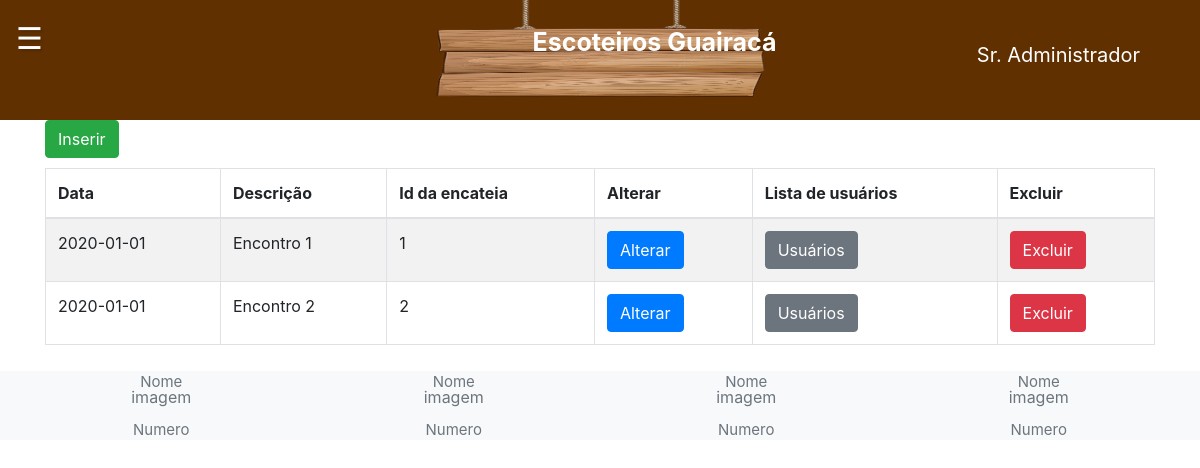
/app/controller/EncontroController.php?action=list (signed in), run on the app's committed database.
### tables this page shows
CREATE TABLE tb_encontros(
  id_encontro int AUTO_INCREMENT,
  id_alcateia int NOT NULL,
  data DATE NOT NULL,
  descricao TEXT(255) NOT NULL,
  PRIMARY KEY (id_encontro),
  FOREIGN KEY (id_alcateia) REFERENCES tb_alcateias (id_alcateia)
);

### app/controller/EncontroController.php (called while the page is built, shortened)
<?php
require_once(__DIR__ . "/../dao/EncontroDAO.php");
require_once(__DIR__ . "/../model/Encontro.php");
class EncontroController extends Controller {
    private EncontroDAO $encontroDao;
    public function __construct()
    {
        $this->encontroDao = new EncontroDAO();
        $this->handleAction();
    }
    public function list(string $msgErro = "", string $msgSucesso = ""){
        $encontros = $this->encontroDao->list();
        $dados["lista"] = $encontros;
        $this->loadView("encontro/listEncontro.php", $dados, $msgErro, $msgSucesso);
    }
}
$enctCont = new EncontroController();

### app/model/Encontro.php (called while the page is built, shortened)
<?php
class Encontro{
    private $id_encontro;
    private $data;
    private $descricao;
    private $id_alcateia;
    public function getId_encontro()
    {
        return $this->id_encontro;
    }
    public function setId_encontro($id_encontro)
    {
        $this->id_encontro = $id_encontro;
        return $this;
    }
    public function getData()
    {
        return $this->data;
    }
    public function setData($data)
    {
        $this->data = $data;
        return $this;
    }
    public function getDescricao()
    {
        return $this->descricao;
    }
    public function setDescricao($descricao)
    {
        $this->descricao = $descricao;
        return $this;
    }
    public function getId_alcateia()
    {
        return $this->id_alcateia;
    }
    public function setId_alcateia($id_alcateia)
    {
        $this->id_alcateia = $id_alcateia;
        return $this;
    }
}

### app/dao/EncontroDao.php (called while the page is built, shortened)
<?php
include_once(__DIR__ . "/../model/Encontro.php");
class EncontroDao {
     public function list(){
        $conn = Connection::getConn();
        $sql = "SELECT * FROM tb_encontros e ORDER BY e.data";
        $stm = $conn->prepare($sql);
        $stm->execute();
        $result = $stm->fetchAll();
        return $this->mapEncontro($result);
    }
    public function mapEncontro($result){
        $encontros = array();
        foreach ($result as $reg) {
            $encontro = new Encontro();
            $encontro->setId_encontro($reg['id_encontro']);
            $encontro->setData($reg['data']);
            $encontro->setDescricao($reg['descricao']);
            $encontro->setId_alcateia($reg['id_alcateia']);
            array_push($encontros, $encontro);
        }
        return $encontros;
    }
}

### app/view/encontro/listEncontro.php (the view, shortened to what this page needs)
<?php
    require_once(__DIR__ . "/../include/header.php");
    require_once(__DIR__ . "/../include/menu.php");
?>
<div class="container">
    <div class="row">
        <div class="col-3">
            <a class="btn btn-success" href="<?= BASEURL ?>/controller/EncontroController.php?action=create">Inserir</a>
        </div>
        <div class="col-9">
        </div>
    </div>
    <div class="row" style="margin-top: 10px;">
            <div class="col-12">
                <table id="tabencontros" class="table table-striped table-bordered">
                    <thead>
                        <tr>
                            <th>Data</th>
                            <th>Descrição</th>
                            <th>Id da encateia</th>
                            <th>Alterar</th>
                            <th>Lista de usuários</th>
                            <th>Excluir</th>
                        </tr>
                    </thead>
                    <tbody>
                        <?php foreach($dados["lista"] as $enc): ?>
                            <tr>
                                <td><?php echo $enc->getData(); ?></td>
                                <td><?= $enc->getDescricao(); ?></td>
                                <td><?= $enc->getId_alcateia(); ?></td>
                                <td><a class="btn btn-primary"
                                    href="<?= BASEURL ?>/controller/EncontroController.php?action=edit&id=<?= $enc->getId_encontro() ?>">
                                    Alterar</a>
                                </td>
                                 <td><a class="btn btn-secondary"
                                    href="<?= BASEURL ?>/controller/EncontroController.php?action=edit&id=<?= $enc->getId_encontro() ?>">
                                    Usuários</a>
                                </td>
                                <td><a class="btn btn-danger" onclick="return confirm('Deseja excluir ?')" href="<?= BASEURL ?>/controller/encontroController.php?action=delete&id=<?= $enc->getId_encontro() ?>">
                                    Excluir</a>
                                </td>
                            </tr>
                        <?php endforeach; ?>
                    </tbody>
                </table>
            </div>
        </div>
</div>
<?php
    require_once(__DIR__ . "/../include/footer.php");
?>

### app/view/home/styles/main.css (style rules this page uses)
body { overflow-x: hidden; }

### data on the page
tb_encontros: data "2020-01-01", descricao "Encontro 1", id_alcateia "1"
tb_encontros: data "2020-01-01", descricao "Encontro 2", id_alcateia "2"

### other printed values
$nome "Sr. Administrador"
